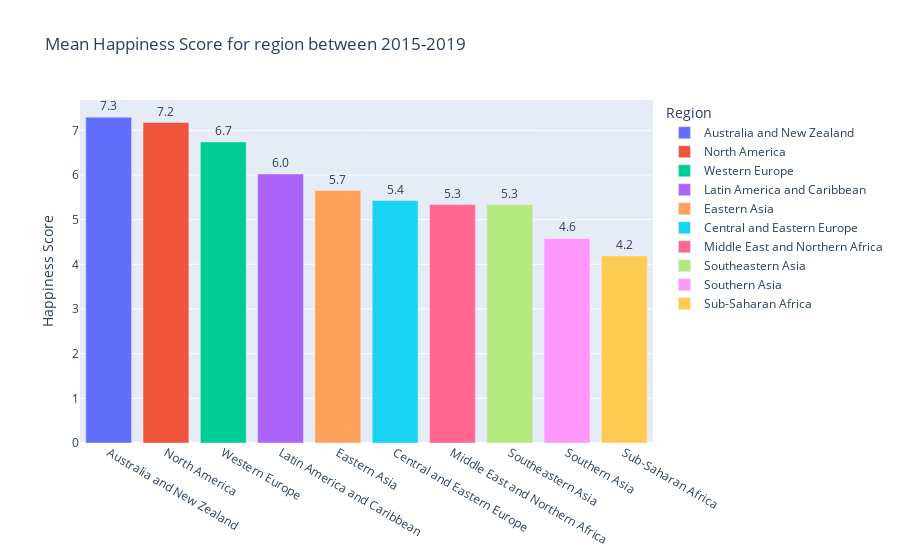

This figure's notebook cell:
### Markdown cell above
Let's see this data in a more visual way. Lets plot the average Happiness Score value (from 2015 to 2019) for each region.

### Code cell
# Plotly plot version
fig = px.bar(happiness_per_region.reset_index(), x="Region", y="Happiness_Score",
                        title = "Mean Happiness Score for region between 2015-2019",
                        text_auto = ".2s",
                        color = "Region",
                        labels= {
                            "Happiness_Score" : "Happiness Score"
                        })

# Remove the x axis name
fig.update_layout(xaxis_title=None)

# Set values over the bars
fig.update_traces(textfont_size=12, textangle=0, textposition="outside", cliponaxis=False)

fig.show()

### Figure 1 — Plotly figure (JSON) as saved in the notebook; plotly's stock layout.template omitted (floating-point values rounded to 4 significant figures)
{"data": [{"alignmentgroup": "True", "cliponaxis": false, "hovertemplate": "Region=%{x}<br>Happiness Score=%{y}<extra></extra>", "legendgroup": "Australia and New Zealand", "marker": {"color": "#636efa", "pattern": {"shape": ""}}, "name": "Australia and New Zealand", "offsetgroup": "Australia and New Zealand", "orientation": "v", "showlegend": true, "textangle": 0, "textfont": {"size": 12}, "textposition": "outside", "texttemplate": "%{y:.2s}", "type": "bar", "x": ["Australia and New Zealand"], "xaxis": "x", "y": [7.295], "yaxis": "y"}, {"alignmentgroup": "True", "cliponaxis": false, "hovertemplate": "Region=%{x}<br>Happiness Score=%{y}<extra></extra>", "legendgroup": "North America", "marker": {"color": "#EF553B", "pattern": {"shape": ""}}, "name": "North America", "offsetgroup": "North America", "orientation": "v", "showlegend": true, "textangle": 0, "textfont": {"size": 12}, "textposition": "outside", "texttemplate": "%{y:.2s}", "type": "bar", "x": ["North America"], "xaxis": "x", "y": [7.175], "yaxis": "y"}, {"alignmentgroup": "True", "cliponaxis": false, "hovertemplate": "Region=%{x}<br>Happiness Score=%{y}<extra></extra>", "legendgroup": "Western Europe", "marker": {"color": "#00cc96", "pattern": {"shape": ""}}, "name": "Western Europe", "offsetgroup": "Western Europe", "orientation": "v", "showlegend": true, "textangle": 0, "textfont": {"size": 12}, "textposition": "outside", "texttemplate": "%{y:.2s}", "type": "bar", "x": ["Western Europe"], "xaxis": "x", "y": [6.741], "yaxis": "y"}, {"alignmentgroup": "True", "cliponaxis": false, "hovertemplate": "Region=%{x}<br>Happiness Score=%{y}<extra></extra>", "legendgroup": "Latin America and Caribbean", "marker": {"color": "#ab63fa", "pattern": {"shape": ""}}, "name": "Latin America and Caribbean", "offsetgroup": "Latin America and Caribbean", "orientation": "v", "showlegend": true, "textangle": 0, "textfont": {"size": 12}, "textposition": "outside", "texttemplate": "%{y:.2s}", "type": "bar", "x": ["Latin America and Caribbean"], "xaxis": "x", "y": [6.024], "yaxis": "y"}, {"alignmentgroup": "True", "cliponaxis": false, "hovertemplate": "Region=%{x}<br>Happiness Score=%{y}<extra></extra>", "legendgroup": "Eastern Asia", "marker": {"color": "#FFA15A", "pattern": {"shape": ""}}, "name": "Eastern Asia", "offsetgroup": "Eastern Asia", "orientation": "v", "showlegend": true, "textangle": 0, "textfont": {"size": 12}, "textposition": "outside", "texttemplate": "%{y:.2s}", "type": "bar", "x": ["Eastern Asia"], "xaxis": "x", "y": [5.652], "yaxis": "y"}, {"alignmentgroup": "True", "cliponaxis": false, "hovertemplate": "Region=%{x}<br>Happiness Score=%{y}<extra></extra>", "legendgroup": "Central and Eastern Europe", "marker": {"color": "#19d3f3", "pattern": {"shape": ""}}, "name": "Central and Eastern Europe", "offsetgroup": "Central and Eastern Europe", "orientation": "v", "showlegend": true, "textangle": 0, "textfont": {"size": 12}, "textposition": "outside", "texttemplate": "%{y:.2s}", "type": "bar", "x": ["Central and Eastern Europe"], "xaxis": "x", "y": [5.428], "yaxis": "y"}, {"alignmentgroup": "True", "cliponaxis": false, "hovertemplate": "Region=%{x}<br>Happiness Score=%{y}<extra></extra>", "legendgroup": "Middle East and Northern Africa", "marker": {"color": "#FF6692", "pattern": {"shape": ""}}, "name": "Middle East and Northern Africa", "offsetgroup": "Middle East and Northern Africa", "orientation": "v", "showlegend": true, "textangle": 0, "textfont": {"size": 12}, "textposition": "outside", "texttemplate": "%{y:.2s}", "type": "bar", "x": ["Middle East and Northern Africa"], "xaxis": "x", "y": [5.337], "yaxis": "y"}, {"alignmentgroup": "True", "cliponaxis": false, "hovertemplate": "Region=%{x}<br>Happiness Score=%{y}<extra></extra>", "legendgroup": "Southeastern Asia", "marker": {"color": "#B6E880", "pattern": {"shape": ""}}, "name": "Southeastern Asia", "offsetgroup": "Southeastern Asia", "orientation": "v", "showlegend": true, "textangle": 0, "textfont": {"size": 12}, "textposition": "outside", "texttemplate": "%{y:.2s}", "type": "bar", "x": ["Southeastern Asia"], "xaxis": "x", "y": [5.335], "yaxis": "y"}, {"alignmentgroup": "True", "cliponaxis": false, "hovertemplate": "Region=%{x}<br>Happiness Score=%{y}<extra></extra>", "legendgroup": "Southern Asia", "marker": {"color": "#FF97FF", "pattern": {"shape": ""}}, "name": "Southern Asia", "offsetgroup": "Southern Asia", "orientation": "v", "showlegend": true, "textangle": 0, "textfont": {"size": 12}, "textposition": "outside", "texttemplate": "%{y:.2s}", "type": "bar", "x": ["Southern Asia"], "xaxis": "x", "y": [4.581], "yaxis": "y"}, {"alignmentgroup": "True", "cliponaxis": false, "hovertemplate": "Region=%{x}<br>Happiness Score=%{y}<extra></extra>", "legendgroup": "Sub-Saharan Africa", "marker": {"color": "#FECB52", "pattern": {"shape": ""}}, "name": "Sub-Saharan Africa", "offsetgroup": "Sub-Saharan Africa", "orientation": "v", "showlegend": true, "textangle": 0, "textfont": {"size": 12}, "textposition": "outside", "texttemplate": "%{y:.2s}", "type": "bar", "x": ["Sub-Saharan Africa"], "xaxis": "x", "y": [4.188], "yaxis": "y"}], "layout": {"barmode": "relative", "legend": {"title": {"text": "Region"}, "tracegroupgap": 0}, "title": {"text": "Mean Happiness Score for region between 2015-2019"}, "xaxis": {"anchor": "y", "categoryarray": ["Australia and New Zealand", "North America", "Western Europe", "Latin America and Caribbean", "Eastern Asia", "Central and Eastern Europe", "Middle East and Northern Africa", "Southeastern Asia", "Southern Asia", "Sub-Saharan Africa"], "categoryorder": "array", "domain": [0, 1], "title": {}}, "yaxis": {"anchor": "x", "domain": [0, 1], "title": {"text": "Happiness Score"}}}}
